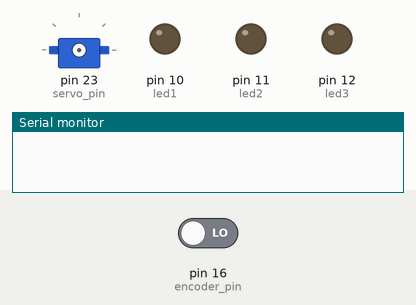
Bench run of a sketch on a simulated Arduino Mega 2560, built with avr-gcc and run on an emulated ATmega2560. Parts: servo, output pins drawn as LEDs (lit = HIGH), the last lines printed to the serial monitor. The test bench sets the inputs (shaded band); at power-on: pin 16 (encoder_pin) LOW.

Above: at 0.1 s.
At 2.6 s:
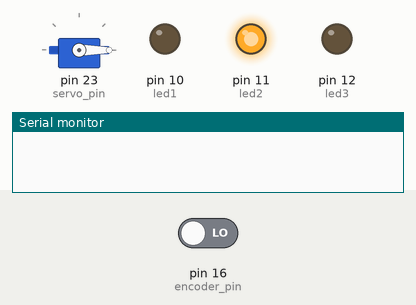
At 3.6 s:
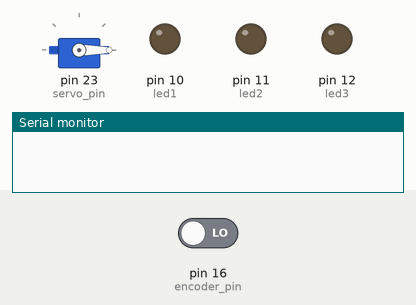
At 18.6 s:
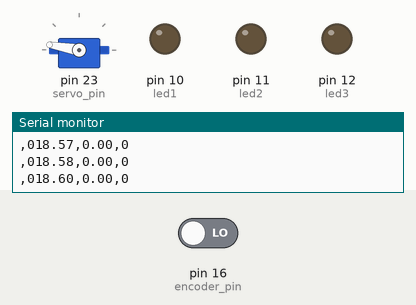
Timing chart, 0 to 20.1 s (numbered marks = the images above):
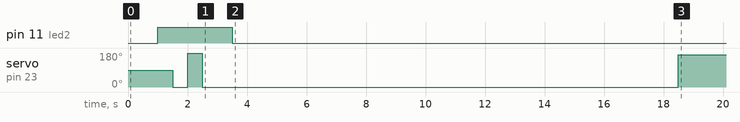

The sketch:

ESC_TeensyWithV.ino
```cpp
#include <Arduino.h>
#include "hardware.h"
#include "esc.h"

volatile byte pulses;
uint32_t total_pulses;
float speed;

uint8_t led_toggle = 0;
void rpm_fun()
{
 pulses++;
 total_pulses++;
 if(led_toggle == 0){
  digitalWrite(led1,HIGH);
  led_toggle = 1;
 }
 else
 {
  digitalWrite(led1,LOW);
  led_toggle = 0;
 }
}

uint32_t Serial_timer;
unsigned long timeold;
uint32_t Dyno_timer;

float WHEELCIRC;

int radius = 0.444;

Esc myEsc;

void setup()
{
 pinMode(led1,OUTPUT);
 pinMode(led2,OUTPUT);
 pinMode(led3,OUTPUT);

 Serial.begin(9600);
 delay(1000);

 //pins must be set to input before interrupt is attached
 pinMode(encoder_pin3, INPUT);
 pinMode(encoder_pin2, INPUT);
 pinMode(encoder_pin, INPUT);
 attachInterrupt(encoder_pin, rpm_fun, RISING);
 pulses = 0;
 WHEELCIRC = 2 * PI * radius;

 myEsc.begin();
 delay(15000);
  timeold = millis();
  Dyno_timer = millis();
 myEsc.write(170);
}

void loop(){

 if (millis() - Serial_timer > 100){
  Serial.flush();
  Serial.print((float)millis() / 1000);
  Serial.print(",");
  Serial.print(speed);
  Serial.print(",");
  Serial.println(total_pulses/7);
	Serial.print(",");
	Serial.print(digitalRead(encoder_pin));
 }
 if (pulses >= 100){
   //Update RPM every 20 counts, increase this for better RPM resolution,
   //decrease for faster update

   // calculate the revolutions per minute
   speed = pulses;

   speed = speed * 1000;
   speed = speed / (float)(millis() - timeold);
   speed = speed * 60 / 7;

   timeold = millis();
   pulses = 0;
 }
 if(millis() - Dyno_timer > 50000){
  myEsc.write(0);
 }
 else if(millis() - Dyno_timer > 80000){
  while(1){
    myEsc.write(0);
  }
}
else{
		myEsc.write(170);
}
}
```

esc.cpp
```cpp
#include "esc.h"
#include "hardware.h"

void Esc::begin() {
  _esc = new Servo();

  //Initilize ESC
	//Serial.println("Initializing ESC");
  digitalWrite(led2,HIGH);
	_esc->attach(servo_pin); //ESC needs a low high low signal to turn on
	delay(500);
	_esc->write(0);
	delay(500);
	_esc->write(180);
	delay(500);
	_esc->write(0);
	delay(1000);
	//Serial.println("Electronic Speed Controller Initialization Successful");
  digitalWrite(led2,LOW);
}


void Esc::write(uint16_t throttle) {
  /*
   *Alice code: for use when the throttle or a potentiometer is attached
   *
   *throttle_val = ((throttle - zero'ing_factor)*motor_maxvalue/calculated_value_to_set_max_desired_servo_value)
   */
  _esc->write(throttle);

}
```

esc.h
```cpp
#ifndef ESC_STARTUP_H
#define ESC_STARTUP_H

#include <Arduino.h>
#include <Servo.h>
#include "hardware.h"

class Esc {
public:

  Esc() {};
  void begin();
  void write(uint16_t throttle);

private:
  Servo * _esc; // We created a variable that can store the address of the servo object (THE OBJECT IS NOT _ESC)
  uint16_t throttle_val;
  bool test_flag;
};
#endif
```

hardware.h
```cpp
#ifndef HARDWARE_H
#define HARDWARE_H

// CAN Bus Connections and Baud Rate
const int CAN_INT = 10;
const int BR = 9600; //set Baud Rate - 115200 doesn't work

// Set Servo Pin
const int servo_pin = 23; //Set servo pin

// Board LED's
const int led1 = 10; //set LED pins
const int led2 = 11;
const int led3 = 12;

// Encoder Control Pins
const int encoder_pin = 16;
const int encoder_pin2 = 17;
const int encoder_pin3 = 15;

// Current Control Pin
const int curr_sens_pin = A3; //set current sensor signal to arduino pin A3

// Pinger Control Pin
const int pinger_pin = A5; //set pinger input pin to arduino pin A5

//Motor Spec's
const int wheel_diam = 444; //Wheel diameter in mm's
const int gear_rat = 28; //Pre set gear ratio

#endif
```

sensors.cpp
```cpp
#include "sensors.h"

uint16_t Sensors::mcurrent(int curr_sens_pin) {
  /*
   * curr_val = (analogvalue - zero'ing_factor)/linearity_factor
   */
  curr_val = (analogRead(curr_sens_pin) - 303)/2.71;
}

//int enc1_val, int enc1, int enc_inc, int enc1_count, int enc1_avg, int count, int enc1_hold, int wheel_diam, int gear_rat, uint16_t runtime, uint16_t velocity
uint16_t Sensors::mspeed(int enc1_count, int enc_inc, int enc1_avg, int enc1_val, int enc1_hold, int count, int wheel_diam, int gear_rat, uint16_t runtime, uint16_t speedtimer) {
  enc1_val = 0;
  enc1_count++;

  for (enc_inc = 0; enc_inc<enc1_avg; enc_inc++) {
    enc1_val = enc1_val + digitalRead(enc1);
  }
  if (enc1_val > enc1_avg/2) {
    if (enc1_hold == 0) {
      count++;
      enc1_hold = 1;
    }
  }
  else {
    enc1_hold = 0;
  }

  if (count > 63 || enc1_count > 4000) {
    velocity = (count*3600)*(3.14*wheel_diam)/(gear_rat*7*(millis()-runtime));
    count = 0;
    enc1_count = 0;
    runtime = millis();
    if (millis() - speedtimer > 500) {
      Serial.print("Velocity: ");
      Serial.println(velocity);
      speedtimer = millis();
    }
  }
  return velocity;
}

/* Attempt to use interrupt's for measuring velocity
BEFORE VOID SETUP IN .ino
  int enc1;
  volatile int enc_inc;

IN VOID setup
  pinMode(pin, OUTPUT); //ASSUMING THIS
  attachInterrupt(digitalPinToInterrupt(enc1), encoder_counter, FALLING);


  void Sensors::mspeed(uint16_t velocity) {

  void encoder_counter() {
  enc_inc++;
}
}
  */
```

sensors.h
```cpp
#ifndef SENSORS_H
#define SENSORS_H

#include <Arduino.h>

class Sensors {
public:

  Sensors() {};
  uint16_t mcurrent(int curr_sens_pin);
  uint16_t mspeed(int enc1_count, int enc_inc, int enc1_avg, int enc1_val, int enc1_hold, int count, int wheel_diam, int gear_rat, uint16_t runtime, uint16_t speedtimer);
  uint16_t pinger();

private:
  int enc1;
  int curr_sens_pin;
  int16_t speedtimer;
  int enc1_val;
  int enc_inc;
  int enc1_count;
  int enc1_avg;
  int count;
  int enc1_hold;
  uint16_t runtime;
  int wheel_diam;
  int gear_rat;
  uint16_t curr_val;
  uint16_t velocity;

};
#endif
```
